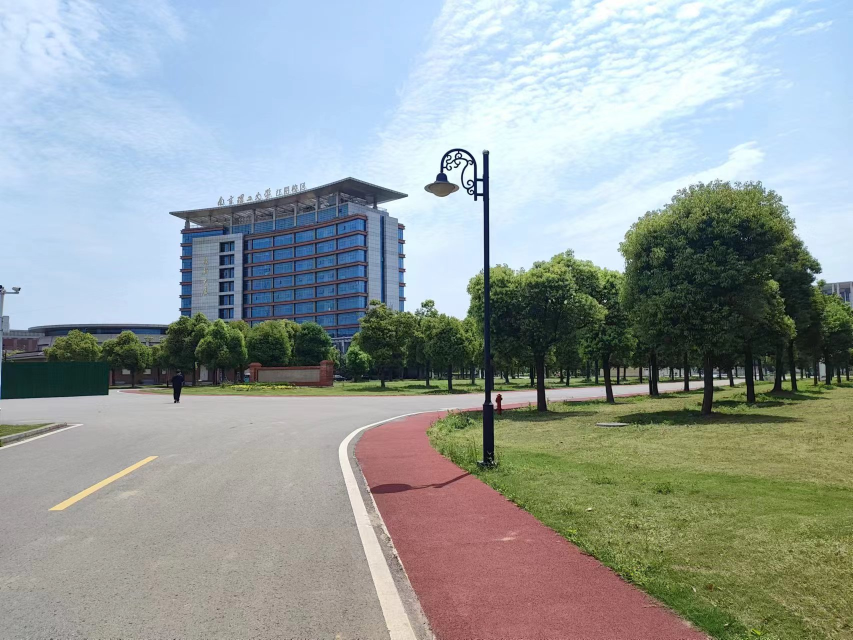
#> input picture 计算机视觉实践-练习1/image/left2.jpg, 1706 x 1279 px, found by its file name (shown at 1/2 size)
$ jupyter execute Homography_Matrix.ipynb
#> lines starting #> are read from the running program, lines starting #| are printed output that depends on the picture
[cell 1]
import numpy as np
import cv2
import matplotlib.pyplot as plt


# 采用knn检测函数进行特征匹配
# RANSAC算法来计算透视变换矩阵
def keyPoints(keypoints_1, keypoints_2, features_1, features_2, ratio, reprojThresh):
    # 创建BFMatcher对象
    matcher = cv2.BFMatcher()
    # 使用BFMatcher进行特征点匹配
    rawMatches = matcher.knnMatch(features_1, features_2, 2)

    # 受cv2.findHomography()函数输入限制，更改类型
    keypoints_1 = np.float32([kp.pt for kp in keypoints_1])
    keypoints_2 = np.float32([kp.pt for kp in keypoints_2])

    matches = []
    for m in rawMatches:
        if len(m) == 2 and m[0].distance < m[1].distance * ratio:
            matches.append((m[0].trainIdx, m[0].queryIdx))

    # 如果筛选后的匹配特征点对数量大于 4，则将这些特征点对转换为 NumPy 数组
    if len(matches) > 4:
        ptsA = np.float32([keypoints_1[i] for (_, i) in matches])
        ptsB = np.float32([keypoints_2[i] for (i, _) in matches])

        # 用 RANSAC 算法来计算透视变换矩阵 H，并返回变换矩阵、匹配特征点对和状态信息。
        (H, status) = cv2.findHomography(ptsA, ptsB, cv2.RANSAC, reprojThresh)

        return (matches, H, status)

    else:
        print("可匹配的特征点数量较低")

def features(gray_image):
    sift = cv2.SIFT_create()
    keypoints, descriptors = sift.detectAndCompute(gray_image, None)

    return keypoints, descriptors


# 特征匹配
def Match(feature_1, feature_2):
    bf = cv2.BFMatcher()
    rawMatches = bf.knnMatch(feature_1, feature_2, k=2)

    matches = []
    # 过滤
    for m, n in rawMatches:
        if m.distance < 0.75 * n.distance:
            matches.append(m)

    return matches


#  读入图片
def img(image_path):
#> called with image_path = './left2.jpg'
    image = cv2.imread(image_path)
#> image is the input picture: shape (1279, 1706, 3); mean B, G, R 157.9, 159.2, 150
    img = cv2.resize(image, (1028, 762))
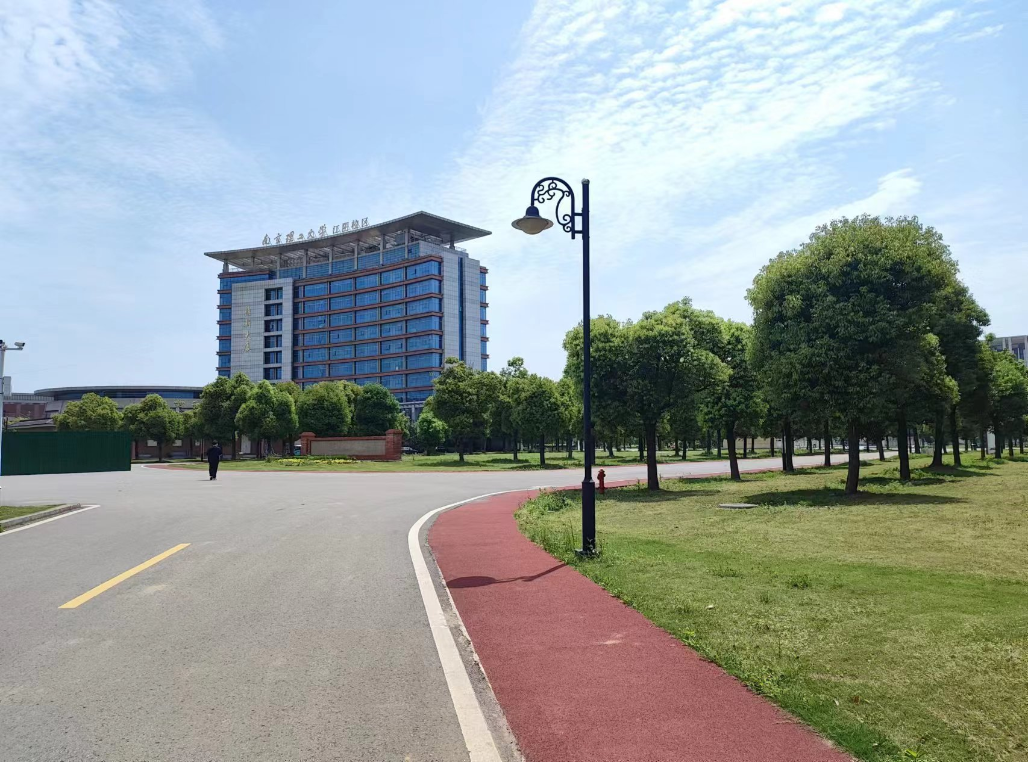
#> img: shape (762, 1028, 3); mean B, G, R 157.8, 159.1, 149.9
    return img


def show_img(name, img):
    # 获取图片时转换为RGB格式，显示图片则需要转换为BGR
    img = cv2.cvtColor(img, cv2.COLOR_RGB2BGR)
    plt.imshow(img)
    plt.text(img.shape[1] // 2, img.shape[0] + 150, name, color='red', fontsize=12, ha='center')
    cv2.imwrite('./work_test/res_' + name + '.jpg', img)
    plt.show()


# 拼接显示
def show(image1, image2):
    image1 = cv2.cvtColor(image1, cv2.COLOR_RGB2BGR)
    image2 = cv2.cvtColor(image2, cv2.COLOR_BGR2RGB)

    # 水平拼接两张图像
    concatenated_image = np.hstack((image1, image2))

    # 显示拼接后的图像
    plt.imshow(concatenated_image)
    plt.axis('off')

    cv2.imwrite('./work_test/result_2.jpg', concatenated_image)


if __name__ == "__main__":

    image_path_1 = './left2.jpg'
    image_path_2 = './right2.jpg'
    # 读取图片
    image_1 = img(image_path_1)
    image_2 = img(image_path_2)
#> call 2 of img, with image_path = './right2.jpg'
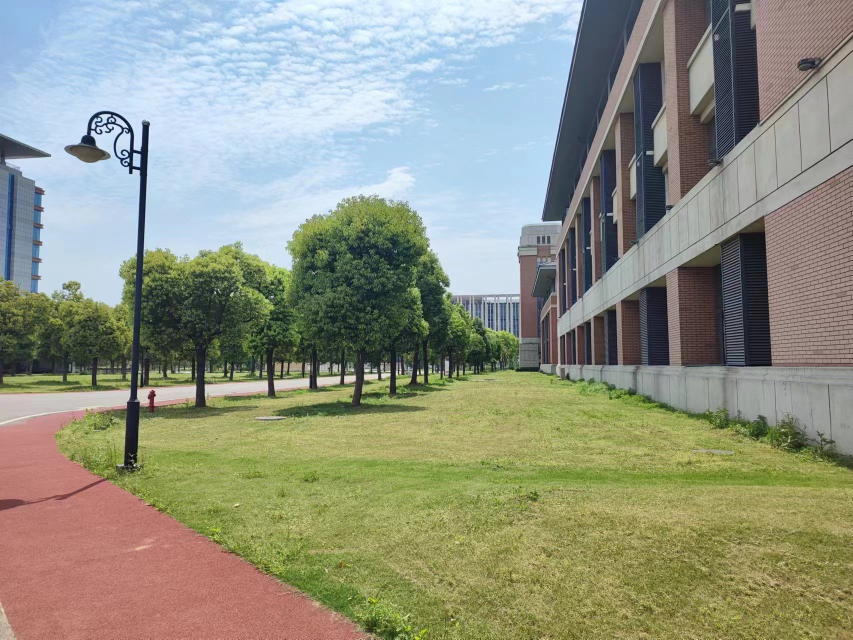
#> input picture 计算机视觉实践-练习1/image/right2.jpg, 1706 x 1279 px, found by its file name (shown at 1/2 size)
#> in img, image is the input picture: shape (1279, 1706, 3); mean B, G, R 130.5, 147.6, 144.2
#> in img (call 2), `img = cv2.resize(image, (1028, 762))`:
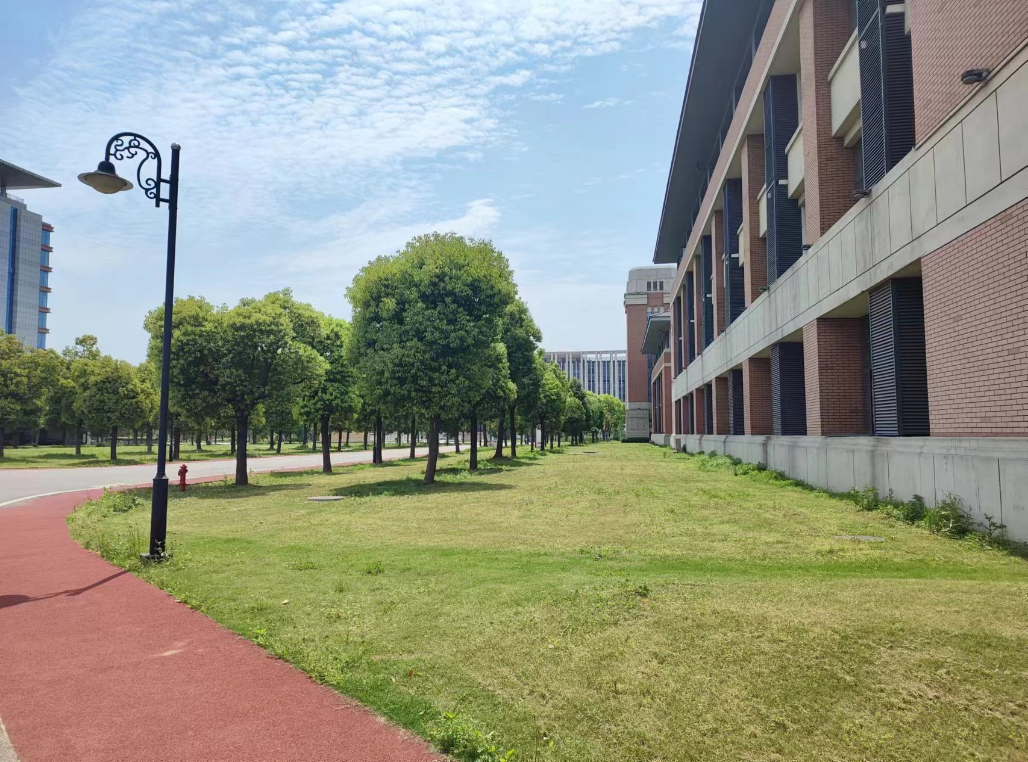
#> img: shape (762, 1028, 3); mean B, G, R 130.4, 147.5, 144.1
    # 特征点，描述符
    k_1, d_1 = features(image_1)
#> in features, `keypoints, descriptors = sift.detectAndCompute(gray_image, None)`: keypoints = 2873 keypoints; strongest (x, y, size): (573, 237, 2.7), (585, 185, 6.2), (570, 225, 2), (578, 226, 5.2)
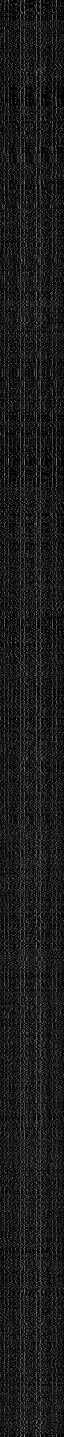
#> d_1: shape (2873, 128) float32 (shown at 1/2 size); min 0, max 218, mean 27
#> k_1 has the same summary as keypoints in features
    k_2, d_2 = features(image_2)
#> in features (call 2), `keypoints, descriptors = sift.detectAndCompute(gray_image, None)`: keypoints = 4891 keypoints; strongest (x, y, size): (176, 151, 7.1), (152, 195, 2), (503, 444, 2), (136, 153, 1.8)
#> k_2 has the same summary as keypoints in features

    # 显示图片的关键点
    match = Match(d_1, d_2)
#> in Match, `rawMatches = bf.knnMatch(feature_1, feature_2, k=2)`: rawMatches = 2873 matches
#> after the loop in Match, `for m, n in rawMatches:`: matches = 533 matches
#> match = 533 matches
    # 绘制K近邻匹配结果
    image_with_match = cv2.drawMatches(image_1, k_1, image_2, k_2, match, None,
                                       flags=cv2.DrawMatchesFlags_NOT_DRAW_SINGLE_POINTS)
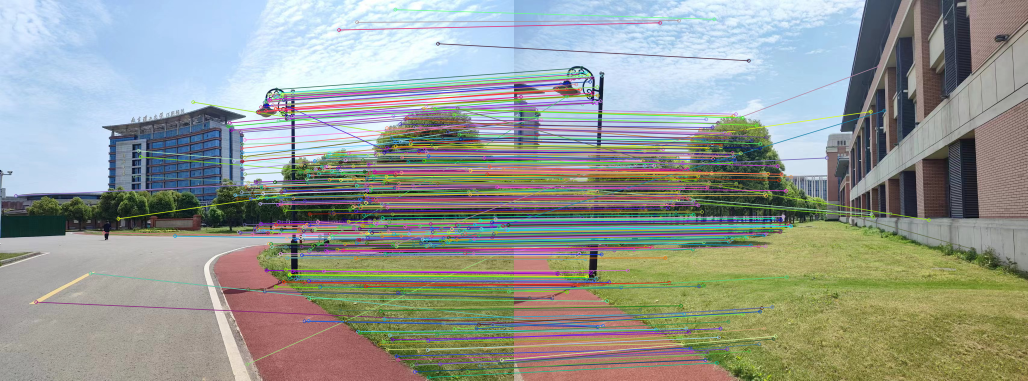
#> image_with_match: shape (762, 2056, 3) (shown at 1/2 size); mean B, G, R 146.9, 153.6, 148.5

    show_img('Image with matches', image_with_match)

    M = keyPoints(k_2, k_1, d_2, d_1, ratio=0.75, reprojThresh=4.0)
#> in keyPoints, `rawMatches = matcher.knnMatch(features_1, features_2, 2)`: rawMatches = 4891 matches
#> in keyPoints, `keypoints_1 = np.float32([kp.pt for kp in keypoints_1])`: keypoints_1 = 4891 pairs, first value 2.42 to 1025.2, second value 3.75 to 759.2
#> in keyPoints, `keypoints_2 = np.float32([kp.pt for kp in keypoints_2])`: keypoints_2 = 2873 pairs, first value 3.76 to 1024, second value 4.65 to 758.9
#> after the loop in keyPoints, `for m in rawMatches:`: matches = 572 pairs, first value 23 to 2855, second value 18 to 4245
#> in keyPoints, `ptsA = np.float32([keypoints_1[i] for (_, i) in matches])`: ptsA = 572 pairs, first value 9.39 to 965.9, second value 28.52 to 725.3
#> in keyPoints, `ptsB = np.float32([keypoints_2[i] for (i, _) in matches])`: ptsB = 572 pairs, first value 18.85 to 1017.6, second value 18.8 to 754.4
#> in keyPoints, `(H, status) = cv2.findHomography(ptsA, ptsB, cv2.RANSAC, reprojThresh)`: H = [[0.401, 0.0363, 443.4], [-0.267, 0.816, 87.91], [-0.000589, -4.92e-06, 1]]; status = 572 values, max 1 at index 0, min 0 at index 7, mean 0.698
    (matches, H, status) = M
    print('两张图片的单应性矩阵：\n', H)
#| 两张图片的单应性矩阵：
#|  [[ 4.01029407e-01  3.62975661e-02  4.43357589e+02]
#|  [-2.67147017e-01  8.15846478e-01  8.79104709e+01]
#|  [-5.89184648e-04 -4.91800468e-06  1.00000000e+00]]
    result = cv2.warpPerspective(image_2, H,(image_1.shape[1] + image_2.shape[1], max(image_1.shape[0], image_2.shape[0])))
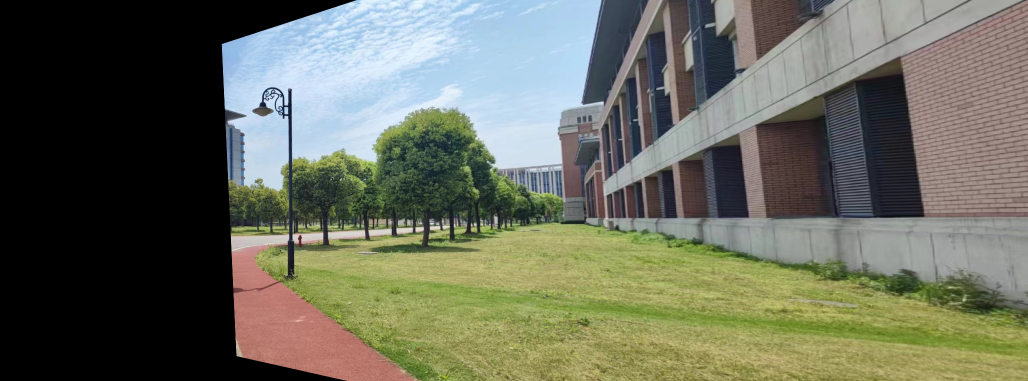
#> result: shape (762, 2056, 3) (shown at 1/2 size); mean B, G, R 92.6, 107.5, 104.8
    show_img('Result', result)
